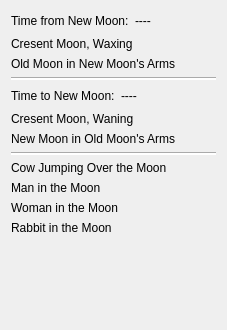
<?xml version="1.0" encoding="UTF-8"?>
<ui version="4.0">
 <class>LunarClubSpecialWidget</class>
 <widget class="QWidget" name="LunarClubSpecialWidget">
  <property name="geometry">
   <rect>
    <x>0</x>
    <y>0</y>
    <width>227</width>
    <height>330</height>
   </rect>
  </property>
  <property name="windowTitle">
   <string>Form</string>
  </property>
  <layout class="QVBoxLayout" name="verticalLayout">
   <item>
    <layout class="QHBoxLayout" name="horizontalLayout">
     <item>
      <widget class="QLabel" name="time_from_new_moon_label">
       <property name="text">
        <string>Time from New Moon:</string>
       </property>
      </widget>
     </item>
     <item>
      <widget class="QLabel" name="time_from_new_moon_time_label">
       <property name="text">
        <string>----</string>
       </property>
      </widget>
     </item>
     <item>
      <spacer name="horizontalSpacer">
       <property name="orientation">
        <enum>Qt::Horizontal</enum>
       </property>
       <property name="sizeHint" stdset="0">
        <size>
         <width>40</width>
         <height>20</height>
        </size>
       </property>
      </spacer>
     </item>
    </layout>
   </item>
   <item>
    <layout class="QGridLayout" name="gridLayout">
     <item row="0" column="0">
      <widget class="QLabel" name="cresent_moon_waxing_label">
       <property name="text">
        <string>Cresent Moon, Waxing</string>
       </property>
      </widget>
     </item>
     <item row="0" column="1">
      <widget class="QLabel" name="cresent_moon_waxing_indicator">
       <property name="text">
        <string/>
       </property>
       <property name="pixmap">
        <pixmap resource="../widget_resources.qrc">:/star-off.svg</pixmap>
       </property>
       <property name="alignment">
        <set>Qt::AlignCenter</set>
       </property>
      </widget>
     </item>
     <item row="1" column="0">
      <widget class="QLabel" name="old_moon_in_new_moon_arms_label">
       <property name="text">
        <string>Old Moon in New Moon's Arms</string>
       </property>
      </widget>
     </item>
     <item row="1" column="1">
      <widget class="QLabel" name="old_moon_in_new_moon_arms_indicator">
       <property name="text">
        <string/>
       </property>
       <property name="pixmap">
        <pixmap resource="../widget_resources.qrc">:/star-off.svg</pixmap>
       </property>
       <property name="alignment">
        <set>Qt::AlignCenter</set>
       </property>
      </widget>
     </item>
    </layout>
   </item>
   <item>
    <widget class="Line" name="line">
     <property name="styleSheet">
      <string notr="true">QFrame { background-color: #ffffff; }</string>
     </property>
     <property name="orientation">
      <enum>Qt::Horizontal</enum>
     </property>
    </widget>
   </item>
   <item>
    <layout class="QHBoxLayout" name="horizontalLayout_2">
     <item>
      <widget class="QLabel" name="time_to_new_moon_label">
       <property name="text">
        <string>Time to New Moon:</string>
       </property>
      </widget>
     </item>
     <item>
      <widget class="QLabel" name="time_to_new_moon_time_label">
       <property name="text">
        <string>----</string>
       </property>
      </widget>
     </item>
     <item>
      <spacer name="horizontalSpacer_2">
       <property name="orientation">
        <enum>Qt::Horizontal</enum>
       </property>
       <property name="sizeHint" stdset="0">
        <size>
         <width>40</width>
         <height>20</height>
        </size>
       </property>
      </spacer>
     </item>
    </layout>
   </item>
   <item>
    <layout class="QGridLayout" name="gridLayout_2">
     <item row="0" column="0">
      <widget class="QLabel" name="cresent_moon_waning_label">
       <property name="text">
        <string>Cresent Moon, Waning</string>
       </property>
      </widget>
     </item>
     <item row="0" column="1">
      <widget class="QLabel" name="cresent_moon_waning_indicator">
       <property name="text">
        <string/>
       </property>
       <property name="pixmap">
        <pixmap resource="../widget_resources.qrc">:/star-off.svg</pixmap>
       </property>
       <property name="alignment">
        <set>Qt::AlignCenter</set>
       </property>
      </widget>
     </item>
     <item row="1" column="0">
      <widget class="QLabel" name="new_moon_in_old_moon_arms_label">
       <property name="text">
        <string>New Moon in Old Moon's Arms</string>
       </property>
      </widget>
     </item>
     <item row="1" column="1">
      <widget class="QLabel" name="new_moon_in_old_moon_arms_indicator">
       <property name="text">
        <string/>
       </property>
       <property name="pixmap">
        <pixmap resource="../widget_resources.qrc">:/star-off.svg</pixmap>
       </property>
       <property name="alignment">
        <set>Qt::AlignCenter</set>
       </property>
      </widget>
     </item>
    </layout>
   </item>
   <item>
    <widget class="Line" name="line_2">
     <property name="styleSheet">
      <string notr="true">QFrame { background-color: #ffffff; }</string>
     </property>
     <property name="orientation">
      <enum>Qt::Horizontal</enum>
     </property>
    </widget>
   </item>
   <item>
    <layout class="QGridLayout" name="gridLayout_3">
     <item row="0" column="0">
      <widget class="QLabel" name="cow_jumping_over_moon_label">
       <property name="text">
        <string>Cow Jumping Over the Moon</string>
       </property>
      </widget>
     </item>
     <item row="0" column="1">
      <widget class="QLabel" name="cow_jumping_over_moon_indicator">
       <property name="text">
        <string/>
       </property>
       <property name="pixmap">
        <pixmap resource="../widget_resources.qrc">:/star-off.svg</pixmap>
       </property>
       <property name="alignment">
        <set>Qt::AlignCenter</set>
       </property>
      </widget>
     </item>
     <item row="1" column="0">
      <widget class="QLabel" name="man_in_the_moon_label">
       <property name="text">
        <string>Man in the Moon</string>
       </property>
      </widget>
     </item>
     <item row="1" column="1">
      <widget class="QLabel" name="man_in_the_moon_indicator">
       <property name="text">
        <string/>
       </property>
       <property name="pixmap">
        <pixmap resource="../widget_resources.qrc">:/star-off.svg</pixmap>
       </property>
       <property name="alignment">
        <set>Qt::AlignCenter</set>
       </property>
      </widget>
     </item>
     <item row="2" column="0">
      <widget class="QLabel" name="woman_in_the_moon_label">
       <property name="text">
        <string>Woman in the Moon</string>
       </property>
      </widget>
     </item>
     <item row="2" column="1">
      <widget class="QLabel" name="woman_in_the_moon_indicator">
       <property name="text">
        <string/>
       </property>
       <property name="pixmap">
        <pixmap resource="../widget_resources.qrc">:/star-off.svg</pixmap>
       </property>
       <property name="alignment">
        <set>Qt::AlignCenter</set>
       </property>
      </widget>
     </item>
     <item row="3" column="0">
      <widget class="QLabel" name="rabbit_in_the_moon_label">
       <property name="text">
        <string>Rabbit in the Moon</string>
       </property>
      </widget>
     </item>
     <item row="3" column="1">
      <widget class="QLabel" name="rabbit_in_the_moon_indicator">
       <property name="text">
        <string/>
       </property>
       <property name="pixmap">
        <pixmap resource="../widget_resources.qrc">:/star-off.svg</pixmap>
       </property>
       <property name="alignment">
        <set>Qt::AlignCenter</set>
       </property>
      </widget>
     </item>
    </layout>
   </item>
   <item>
    <spacer name="verticalSpacer">
     <property name="orientation">
      <enum>Qt::Vertical</enum>
     </property>
     <property name="sizeHint" stdset="0">
      <size>
       <width>20</width>
       <height>40</height>
      </size>
     </property>
    </spacer>
   </item>
  </layout>
 </widget>
 <resources>
  <include location="../widget_resources.qrc"/>
 </resources>
 <connections/>
</ui>
